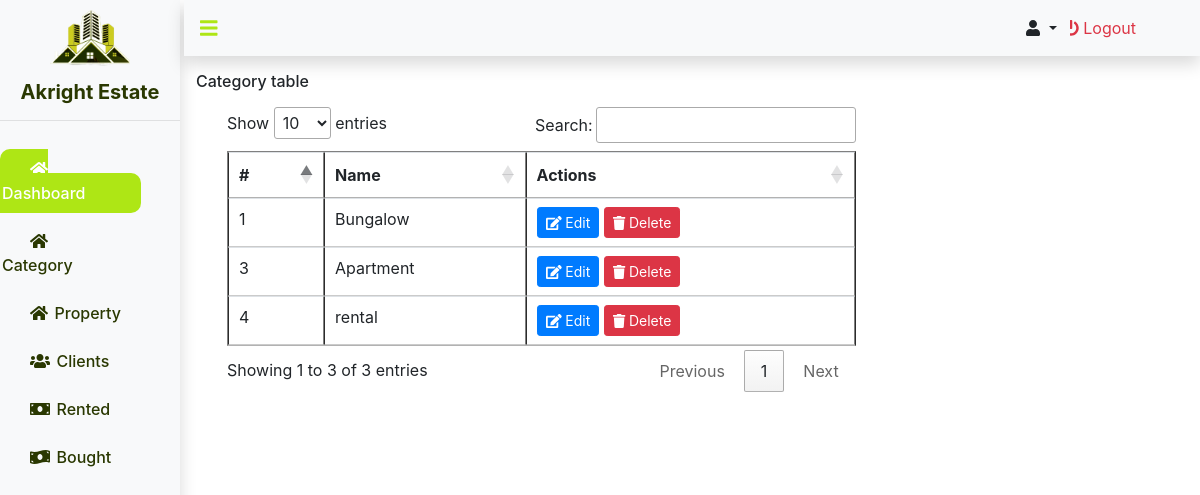
/admin/category.php (signed in), run on the app's committed database.
### tables this page shows
CREATE TABLE `category` (
  `id` int(11) NOT NULL,
  `cat_name` varchar(50) NOT NULL
);

### admin/category.php (the view, shortened to what this page needs)
<?php
include('includes/header.php');
?>
<main class="main">
    <?php
        include('includes/sidebar.php');
    ?>
    <div class="content">
        <?php  include('includes/navbar.php');?>
        <div class="inner-content m-3">
            <div class="header">
                <h6>Category table </h6>
            </div>
            <div class="table m-3 col-lg-8">
                <table class="table" id="table" border="1">
                    <thead>
                        <tr>
                            <th>#</th>
                            <th>Name</th>
                            <th>Actions</th>
                        </tr>
                    </thead>
                    <tbody>
                    <?php
                        $cat = $conn->query("select * from category");
                        while($row = $cat->fetch_assoc())
                        {
                            ?>
                                <tr>
                                    <td scope="row"><?= $row['id'] ?></td>
                                    <td><?= $row['cat_name'] ?></td>
                                    <td>
                                        <a href="#edit<?= $row['id'] ?>" class="btn btn-sm text-white btn-primary" data-toggle="modal"><i class="fas fa-edit    "></i> Edit</a>
                                        <a href="#delete<?= $row['id'] ?>" class="btn btn-sm text-white btn-danger" data-toggle="modal"><i class="fas fa-trash    "></i> Delete</a>
                                    </td>
                                </tr>
                            <?php
                        }
                        ?>
                    </tbody>
                </table>
            </div>
        </div>
    </div>
</main>
<?php  include('includes/footer.php');?>

### admin/includes/style.css (style rules this page uses)
* { margin: 0; padding: 0; box-sizing: border-box; }
.main { display: flex; }
.content { width: 85%; }
.inner-content { overflow: hidden; height: 90vh; overflow-y: scroll; }

### data on the page
category: id "1", cat_name "Bungalow"
category: id "3", cat_name "Apartment"
category: id "4", cat_name "rental"
